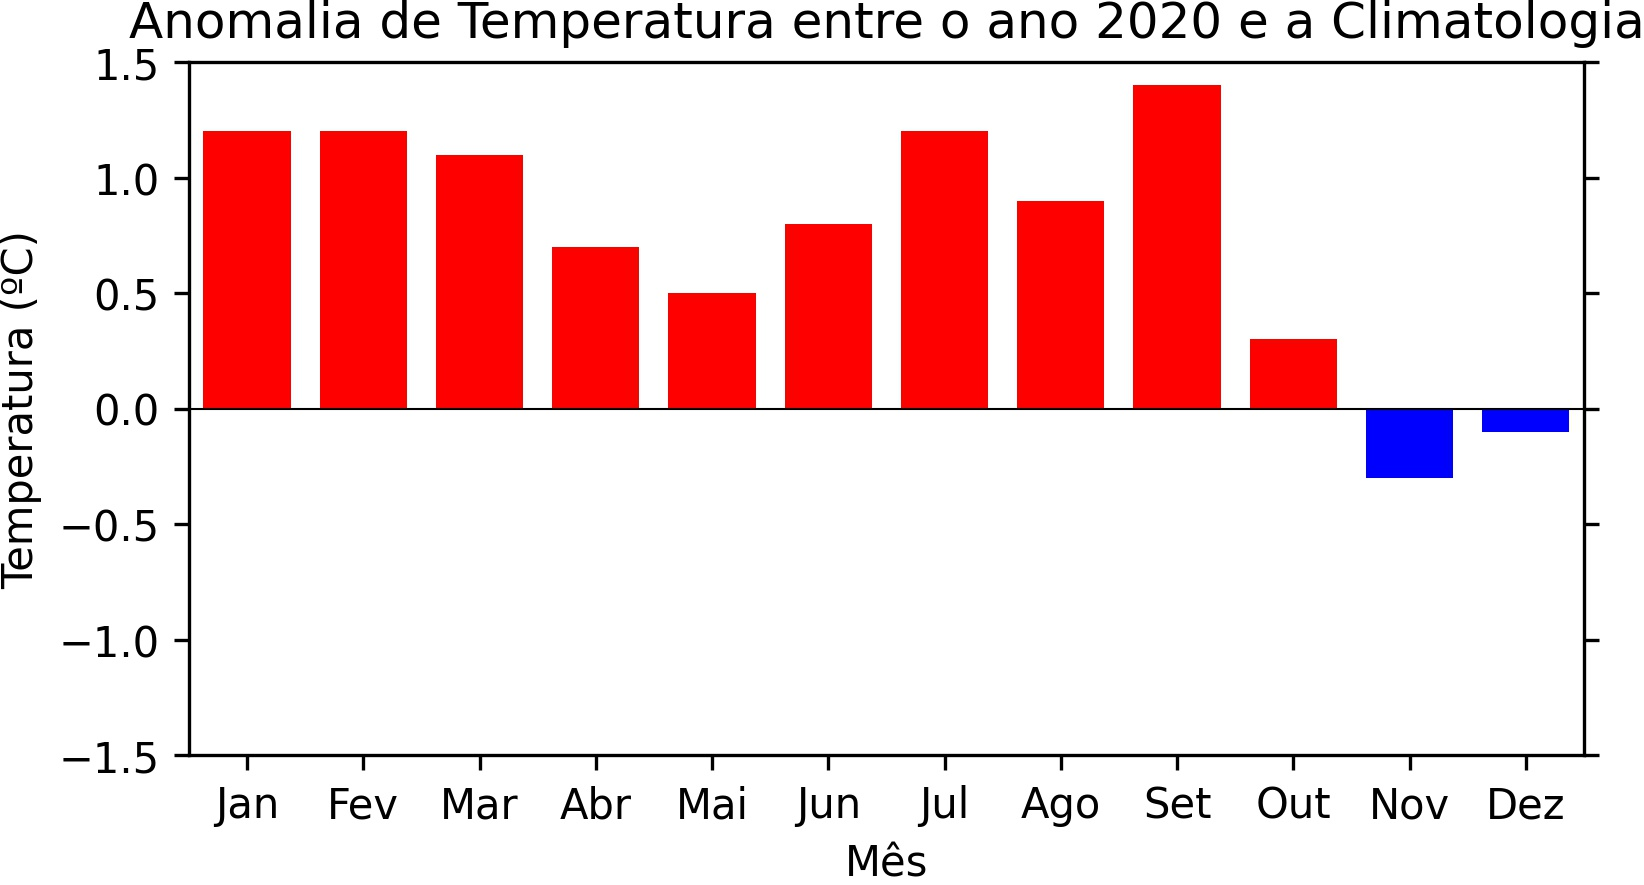

The Python source for this figure:
import pandas as pd
import matplotlib.pyplot as plt
import numpy as np

# Abertura do arquivo temperatura.txt com o separador TAB. Adiciona também o título de cada coluna.
# O arquivo tem formato de 12 linhas por 4 colunas. A primeira coluna é o mês, a segunda, a climatologia, 
# a terceria, o ano de 2019 e a quarta, o ano de 2020.
# Utiliza o separador '\t' que quer dizer TAB e cria o título para cada uma das colunas.
df = pd.read_csv('../../dados/texto/temperatura.txt', sep= '\t', names=['Mês', 'Climatologia', '2019', '2020'])

x = df['Mês']  # Importa os valores da coluna Mês.
y1 = df['Climatologia']  # Importa os valores da coluna Climatologia.
y2 = df['2020']  # Importa os valores da coluna 2020.

anomalia = y2 - y1 # Anomalia = desvio em relação a média (climatologia).

# Separa os valores mínimos e máximos.
above_threshold = np.maximum(anomalia - 0, 0)
below_threshold = np.minimum(anomalia, 0)

# Gera o plot com base nos limiares e separa o que é positivo (negativo) com vermelho (azul).
fig, ax = plt.subplots(figsize=(6,3))  # Largua e altura da figura.

ax.bar(x, above_threshold, 0.75, color="red")
ax.bar(x, below_threshold, 0.75, color="blue")

# Título principal da figura:
plt.title('Anomalia de Temperatura entre o ano 2020 e a Climatologia')

# Formatação do eixo x:
plt.xlabel('Mês', fontsize=10)  # Título do eixo x e o seu tamanho.
plt.xticks(fontsize=10)  # Tamanho dos rótulos do eixo x.
plt.xlim(0.5, 12.5)  # Define o mínimo e o máximo valor do eixo x.

# Formatação do eixo y:
plt.ylabel('Temperatura (ºC)', fontsize=10)  # Título do eixo y e o seu tamanho.
ax.set_ylim(-1.5, 1.5)  # Mínimo e máximo valor do eixo y.
ax.set_yticks(ticks=[-1.5, -1.0, -0.5, 0, 0.5, 1.0, 1.5])  # Rótulos do eixo y definido pelo usuário.
plt.yticks(fontsize=10)  # Tamanho dos rótulos do eixo y.
plt.tick_params(axis='y', right=True)  # Habilita o tickmark do eixo direito.

# Linha no valor zero, espessura = 0.5 e cor = black.
plt.axhline(linestyle='-', y=0, linewidth=0.5, color='black')

#  Salva a figura:
plt.savefig('ex01.jpg', transparent=True, dpi=300, bbox_inches='tight', pad_inches=0)  # Salva a figura no formato ".jpg" com dpi=300 e remove espaços excedentes.